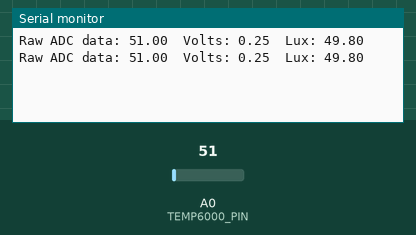
Recording of a sketch running on a simulated Arduino Uno, built with avr-gcc and run on an emulated ATmega328P. Parts: the last lines printed to the serial monitor. The inputs (shaded band) are chosen by the test bench; at power-on: A0 (TEMP6000_PIN) = 51.

Above: at 1.8 s.
1.9 s: A0 (TEMP6000_PIN) set to 61
At 2.8 s:
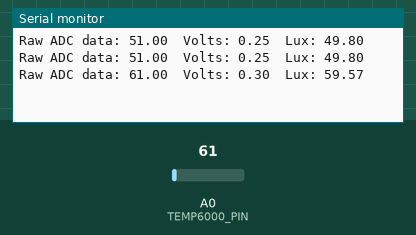
3.4 s: A0 (TEMP6000_PIN) set to 71
At 4.5 s:
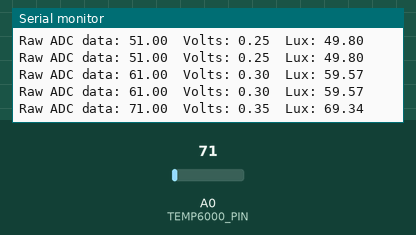
Timing chart, 0 to 6.4 s (numbered marks = the images above; inputs shaded):
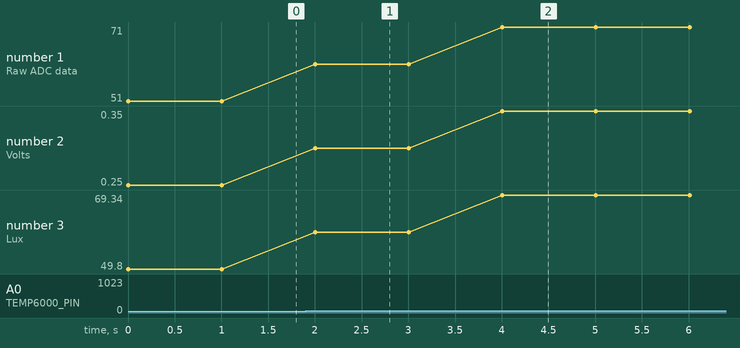

Measured:
- after the input at 1.9 s, the serial monitor: prints a new line after 0.10 s (image 1)
- after the input at 3.4 s, the serial monitor: prints a new line after 0.61 s (image 2)
- plotted number 1: 51 → 61 after the input at 1.9 s, 61 → 71 after the input at 3.4 s
- plotted number 2: 0.25 → 0.3 after the input at 1.9 s, 0.3 → 0.35 after the input at 3.4 s
- plotted number 3: 49.8 → 59.57 after the input at 1.9 s, 59.57 → 69.34 after the input at 3.4 s

The sketch:

sensor_ambien.ino
```cpp
/// wiring
// out = pin A0
// vcc = Pin 5V
//GND = pin GND

int const TEMP6000_PIN = A0;
int const AREF = 5.0;       // set for 5.0 or 3.3 depending on voltage of uC
//===============================================================================
//  Initialization
//===============================================================================
void setup() {
  Serial.begin(9600);    // Initialize serial comm
}
//===============================================================================
//  Main
//===============================================================================
void loop() {

// The math is broken out into steps to make it easier to follow.
float sensor_value = analogRead(TEMP6000_PIN); // Get raw sensor reading
float volts = sensor_value * AREF / 1024.0;    // Convert reading to voltage
float amps = volts / 10000.0;             // Convert to amps across 10K resistor
float microamps = amps * 1000000.0;             // Convert amps to microamps
float lux = microamps * 2.0;                  // 2 microamps = 1 lux

// All the math above can also be replaced with the following formula
// assuming AREF is 5.0 volts.

    // float lux = sensor_value * 0.9765625;

Serial.print ("Raw ADC data: ");
Serial.print (sensor_value);
Serial.print ("  Volts: ");
Serial.print (volts);
Serial.print ("  Lux: ");
Serial.println (lux);

delay(1000);  // Take reading every second
}
```
